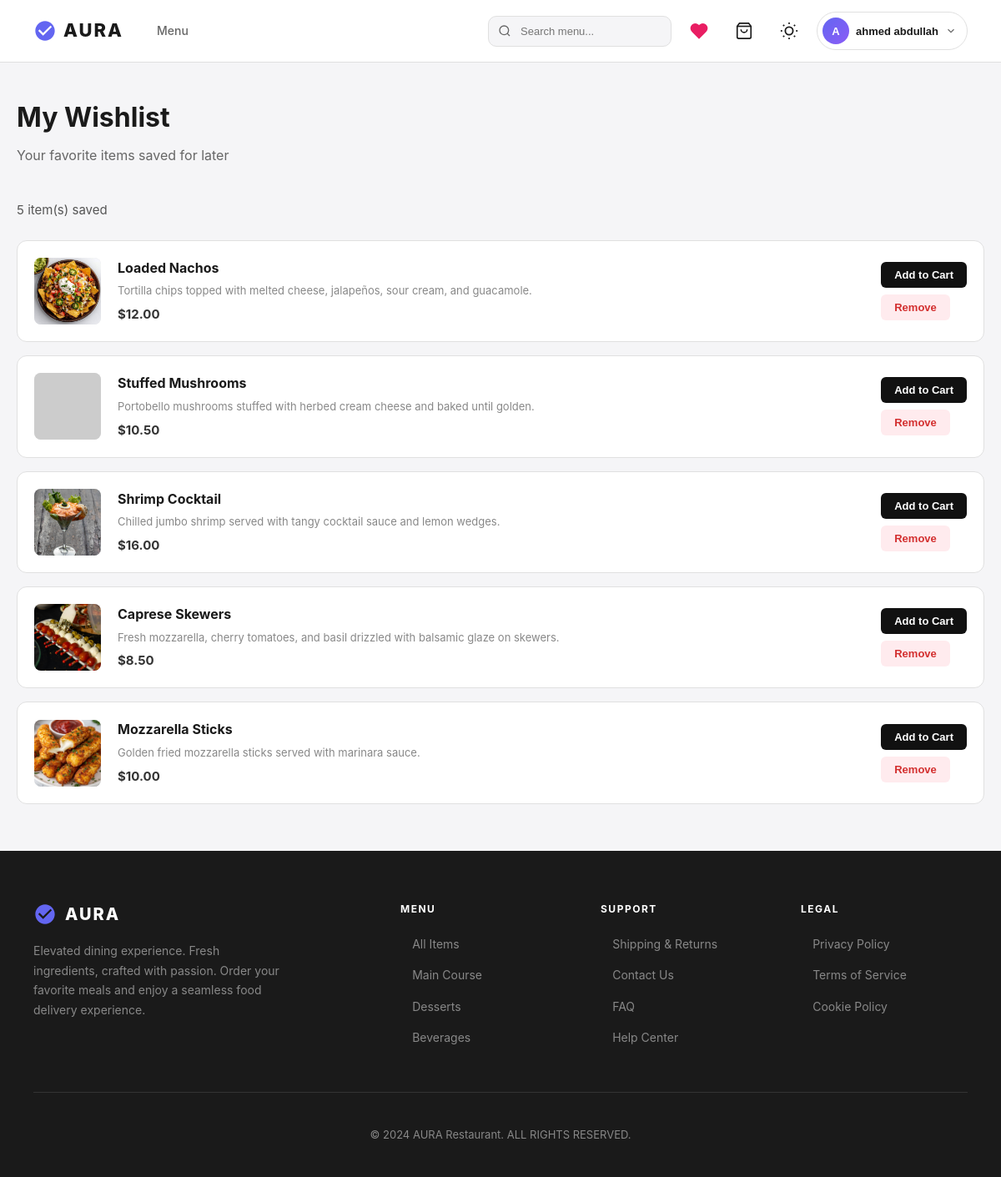
Screenshot of /customer/wishlist (signed in) with the database file from the repository.
### app/models/user.py (models this page shows, shortened)
class User(UserMixin, db.Model):   # UserMixin provides correct Flask-Login integration
    __tablename__ = 'users'
    id           = db.Column(db.Integer, primary_key=True)
    username     = db.Column(db.String(80), unique=True, nullable=False)
    email        = db.Column(db.String(120), unique=True, nullable=False)
    password_hash = db.Column(db.String(256), nullable=False)
    phone        = db.Column(db.String(20))
    address      = db.Column(db.Text)
    created_at   = db.Column(db.DateTime, default=datetime.utcnow)
    orders  = db.relationship('Order',  back_populates='customer', lazy=True, cascade='all, delete-orphan')
    reviews = db.relationship('Review', back_populates='customer', lazy=True, cascade='all, delete-orphan')

### app/models/menu_item.py (models this page shows, shortened)
class MenuItem(db.Model):
    __tablename__ = 'menu_items'
    id = db.Column(db.Integer, primary_key=True)
    name = db.Column(db.String(100), nullable=False)
    description = db.Column(db.Text)
    price = db.Column(db.Numeric(10, 2), nullable=False)
    category = db.Column(db.Enum(Category), nullable=False)
    image_url = db.Column(db.String(255))
    is_available = db.Column(db.Boolean, default=True)
    stock_quantity = db.Column(db.Integer, default=10)  # ← NEW: Available stock
    preparation_time = db.Column(db.Integer, default=15)
    calories = db.Column(db.Integer)
    ingredients = db.Column(db.Text)
    created_at = db.Column(db.DateTime, default=db.func.current_timestamp())
    order_items = db.relationship('OrderItem', backref='menu_item', lazy=True)
    reviews = db.relationship('Review', backref='menu_item', lazy=True, cascade='all, delete-orphan')
    def __repr__(self):
        return f'<MenuItem {self.name}>'
    @property
    def available_stock(self):
        from app.models.orders import Order, OrderStatus
        from app.models.order_item import OrderItem
        pending = db.session.query(db.func.sum(OrderItem.quantity)).join(
            Order, OrderItem.order_id == Order.id
        ).filter(
            OrderItem.menu_item_id == self.id,
            Order.status.in_([OrderStatus.PENDING, OrderStatus.CONFIRMED])
        ).scalar() or 0
        return max(0, self.stock_quantity - pending)

### app/routes/customer.py (the view)
@customer_bp.route('/wishlist')
@login_required
def wishlist():
    try:
        print(f"[DEBUG] Loading wishlist for user_id={current_user.id}, username={current_user.username}")
        result = WishlistService.get_user_wishlist(current_user.id)
        print(f"[DEBUG] WishlistService result: success={result.success}, data_count={len(result.data) if result.data else 0}")
        if not result.success:
            flash(result.error, 'warning')
            return render_template('cart/wishlist.html', wishlist_items=[])
        return render_template('cart/wishlist.html', wishlist_items=result.data)
    except Exception as e:
        import traceback
        print(f"[DEBUG] WISHLIST ROUTE ERROR: {e}")
        traceback.print_exc()
        flash(f'Wishlist error: {str(e)}', 'danger')
        return render_template('cart/wishlist.html', wishlist_items=[])

### app/repositories/wishlist_repository.py (called while the page is built)
    @staticmethod
    def get_by_customer(customer_id):
        return Wishlist.query.filter_by(customer_id=customer_id).all()

### app/services/base_service.py (called while the page is built)
    @classmethod
    def ok(cls, data=None, message=None):
        return cls(success=True, data=data, message=message)

### app/services/wishlist_service.py (called while the page is built)
    @staticmethod
    def get_user_wishlist(customer_id):
        wishlist_items = WishlistRepository.get_by_customer(customer_id)
        print(f"[DEBUG] WishlistService.get_user_wishlist: Found {len(wishlist_items)} raw entries for customer_id={customer_id}")
        items = []
        for entry in wishlist_items:
            print(f"[DEBUG] Processing entry id={entry.id}, menu_item_id={entry.menu_item_id}, menu_item={entry.menu_item}")
            if entry.menu_item:
                items.append({
                    'id': entry.id,
                    'menu_item': entry.menu_item,
                    'added_at': entry.created_at
                })
            else:
                print(f"[DEBUG] WARNING: entry.menu_item is None for wishlist_id={entry.id}")
        print(f"[DEBUG] Returning {len(items)} valid wishlist items")
        return ServiceResult.ok(data=items)

### app/templates/cart/wishlist.html (shortened to what this page needs)
{% extends "base.html" %}
{% block content %}
<div style="max-width:1200px;margin:0 auto;padding:40px 20px">
  <h1 style="font-size:32px;font-weight:700;margin-bottom:8px">My Wishlist</h1>
  <p style="color:#666;margin-bottom:40px">Your favorite items saved for later</p>
  {% if wishlist_items %}
    <p style="color:#555;margin-bottom:24px;font-size:15px">{{ wishlist_items|length }} item(s) saved</p>
    {% for entry in wishlist_items %}
    {% set mi = entry.menu_item %}
    <div style="background:#fff;padding:20px;border-radius:12px;border:1px solid #e0e0e0;margin-bottom:16px;display:flex;gap:20px;align-items:center">
      <div style="width:80px;height:80px;background:#e8e8e8;border-radius:8px;overflow:hidden;flex-shrink:0">
        {% if mi %}
          {% if mi.image_url %}
            <img src="{{ url_for('static', filename=mi.image_url.replace('static/', '')) }}"
                 alt="{{ mi.name }}"
                 style="width:100%;height:100%;object-fit:cover"
                 onerror="this.src='https://via.placeholder.com/80x80?text=Food'">
          {% else %}
            <img src="https://via.placeholder.com/80x80?text={{ mi.name | urlencode }}" style="width:100%;height:100%;object-fit:cover">
          {% endif %}
        {% else %}
          <img src="https://via.placeholder.com/80x80?text=Unavailable" style="width:100%;height:100%;object-fit:cover">
        {% endif %}
      </div>
      <div style="flex:1;min-width:0">
        <h3 style="font-size:16px;font-weight:700;margin-bottom:4px">
          {% if mi %}
          <a href="{{ url_for('customer.product_details', id=mi.id) }}" style="color:inherit;text-decoration:none;">
            {{ mi.name }}
          </a>
          {% else %}
          <span style="color:#999">Item no longer available</span>
          {% endif %}
        </h3>
        {% if mi and mi.description %}
          <p style="color:#888;font-size:13px;margin-bottom:6px;white-space:nowrap;overflow:hidden;text-overflow:ellipsis">
            {{ mi.description }}
          </p>
        {% endif %}
        {% if mi %}
          <p style="color:#333;font-weight:700;font-size:15px">${{ "%.2f"|format(mi.price|float) }}</p>
        {% endif %}
      </div>
      <div style="display:flex;flex-direction:column;gap:8px;flex-shrink:0">
        {% if mi and mi.available_stock > 0 %}
        <form action="{{ url_for('customer.add_to_cart') }}" method="POST">
          <button type="submit"
                  style="padding:8px 16px;background:#111;color:#fff;border:none;border-radius:6px;cursor:pointer;font-weight:600;font-size:13px;white-space:nowrap">
            Add to Cart
          </button>
        </form>
        {% else %}
        <button disabled
                style="padding:8px 16px;background:#e0e0e0;color:#999;border:none;border-radius:6px;font-weight:600;font-size:13px;white-space:nowrap;cursor:not-allowed">
          Out of Stock
        </button>
        {% endif %}
        <form action="{{ url_for('customer.remove_from_wishlist', wishlist_id=entry.id) }}" method="POST">
          <button type="submit"
                  style="padding:8px 16px;background:#ffebee;color:#d32f2f;border:none;border-radius:6px;cursor:pointer;font-weight:600;font-size:13px;white-space:nowrap">
            Remove
          </button>
        </form>
      </div>
    </div>
    {% endfor %}
  {% endif %}
</div>
{% endblock %}

### app/templates/base.html (shortened to what this page needs)
<!DOCTYPE html>
<html lang="en" data-theme="light">
<head>
<link rel="stylesheet" href="{{ url_for('static', filename='css/style.css') }}">
</head>
<body>
<nav class="nav">
  <div class="nav-left">
    <a href="{{ url_for('main.home') }}" class="logo">
      <svg viewBox="0 0 24 24"><path d="M12 2C6.48 2 2 6.48 2 12s4.48 10 10 10 10-4.48 10-10S17.52 2 12 2zm-2 15l-5-5 1.41-1.41L10 14.17l7.59-7.59L19 8l-9 9z"/></svg>
      AURA
    </a>
    <ul class="links">
      <li><a href="{{ url_for('customer.menu') }}" class="{% if request.endpoint == 'customer.menu' %}active{% endif %}">Menu</a></li>
    </ul>
  </div>
  <div class="nav-right">
    <form class="nav-search" action="{{ url_for('customer.search') }}" method="GET">
      <input type="text" name="q" placeholder="Search menu..." value="{{ search_query or '' }}">
    </form>
    {% if current_user.is_authenticated %}
    <a href="{{ url_for('customer.wishlist') }}" class="nav-icon-btn wishlist-btn {% if request.endpoint == 'customer.wishlist' %}active{% endif %}" title="My Wishlist">
      <svg viewBox="0 0 24 24"><path d="M20.84 4.61a5.5 5.5 0 0 0-7.78 0L12 5.67l-1.06-1.06a5.5 5.5 0 0 0-7.78 7.78l1.06 1.06L12 21.23l7.78-7.78 1.06-1.06a5.5 5.5 0 0 0 0-7.78z"/></svg>
    </a>
    {% endif %}
    {% if current_user.is_authenticated %}
    <a href="{{ url_for('customer.cart') }}" class="nav-icon-btn cart-icon-wrap" title="Cart">
      <svg viewBox="0 0 24 24"><path d="M6 2L3 6v14a2 2 0 0 0 2 2h14a2 2 0 0 0 2-2V6l-3-4z"/><line x1="3" y1="6" x2="21" y2="6"/><path d="M16 10a4 4 0 0 1-8 0"/></svg>
    </a>
    {% endif %}
    <button class="nav-icon-btn theme-toggle" onclick="toggleTheme()" title="Toggle Dark Mode">
    </button>
    {% if current_user.is_authenticated %}
    <div class="profile-dropdown" id="profileDropdown">
      <button class="profile-btn" onclick="toggleProfileDropdown()">
        <div class="profile-avatar">{{ current_user.username[0]|upper }}</div>
        <span class="profile-name">{{ current_user.username }}</span>
        <svg class="profile-arrow" viewBox="0 0 24 24"><polyline points="6 9 12 15 18 9"/></svg>
      </button>
    </div>
    {% else %}
    <a href="{{ url_for('auth.login') }}" class="btn btn-primary" style="padding:8px 20px;font-size:13px;border-radius:8px;background:var(--c2);color:#fff;font-weight:600;text-decoration:none">Login</a>
    {% endif %}
  </div>
</nav>
{% block content %}{% endblock %}
<footer class="footer">
  <div class="f-grid">
    <div>
      <div class="f-brand">
        <svg viewBox="0 0 24 24"><path d="M12 2C6.48 2 2 6.48 2 12s4.48 10 10 10 10-4.48 10-10S17.52 2 12 2zm-2 15l-5-5 1.41-1.41L10 14.17l7.59-7.59L19 8l-9 9z"/></svg>
        AURA
      </div>
      <p class="f-desc">Elevated dining experience. Fresh ingredients, crafted with passion. Order your favorite meals and enjoy a seamless food delivery experience.</p>
    </div>
    <div>
      <div class="f-title">Menu</div>
      <ul class="f-links">
        <li><a href="{{ url_for('customer.menu') }}">All Items</a></li>
        <li><a href="{{ url_for('customer.menu', category='main_course') }}">Main Course</a></li>
        <li><a href="{{ url_for('customer.menu', category='desserts') }}">Desserts</a></li>
        <li><a href="{{ url_for('customer.menu', category='beverages') }}">Beverages</a></li>
      </ul>
    </div>
    <div>
      <div class="f-title">Support</div>
      <ul class="f-links">
        <li><a href="#">Shipping & Returns</a></li>
        <li><a href="#">Contact Us</a></li>
        <li><a href="#">FAQ</a></li>
        <li><a href="#">Help Center</a></li>
      </ul>
    </div>
    <div>
      <div class="f-title">Legal</div>
      <ul class="f-links">
        <li><a href="#">Privacy Policy</a></li>
        <li><a href="#">Terms of Service</a></li>
        <li><a href="#">Cookie Policy</a></li>
      </ul>
    </div>
  </div>
  <div class="f-copy">&copy; 2024 AURA Restaurant. ALL RIGHTS RESERVED.</div>
</footer>
</body>
</html>

### app/static/css/style.css (style rules this page uses)
:root { --c1:#1a1a1a; --c2:#6366f1; --cg:#666; --cl:#888; --cb:#e0e0e0; --cw:#fff; --bg:#f5f5f7; --r:8px; --tr:all .3s; }
* { margin:0;padding:0;box-sizing:border-box }
body { font-family:-apple-system,BlinkMacSystemFont,'Segoe UI',Roboto,sans-serif;background:var(--bg);color:var(--c1);line-height:1.6 }
a { text-decoration:none;color:inherit }
img { max-width:100%;display:block }
.nav { display:flex;justify-content:space-between;align-items:center;padding:16px 40px;background:var(--cw);border-bottom:1px solid #f0f0f0;position:sticky;top:0;z-index:100 }
.logo { font-size:20px;font-weight:700;letter-spacing:3px }
.links { display:flex;gap:32px;list-style:none }
.links a { color:var(--cg);font-size:13px;font-weight:500;transition:var(--tr) }
.footer { background:var(--c1);color:var(--cw);padding:40px }
.f-grid { display:grid;grid-template-columns:2fr 1fr 1fr 1fr;gap:32px;max-width:1200px;margin:0 auto }
.f-brand { font-size:18px;font-weight:700;letter-spacing:2px;margin-bottom:12px }
.f-desc { font-size:13px;color:var(--cl);line-height:1.6 }
.f-title { font-size:12px;font-weight:600;text-transform:uppercase;letter-spacing:1px;margin-bottom:16px }
.f-links { list-style:none }
.f-links li { margin-bottom:10px }
.f-links a { color:var(--cl);font-size:13px;transition:var(--tr) }
.f-copy { text-align:center;padding-top:32px;margin-top:32px;border-top:1px solid #333;font-size:12px;color:var(--cl) }

### rows the page displays
User: username "A", username "ahmed abdullah"
MenuItem: image_url+name (picture), name "Loaded Nachos", description "Tortilla chips topped with melted cheese, jalapeños, sour cream, and guacamole.", price "12.00"
MenuItem: name "Stuffed Mushrooms", description "Portobello mushrooms stuffed with herbed cream cheese and baked until golden.", price "10.50"
MenuItem: image_url+name (picture), name "Shrimp Cocktail", description "Chilled jumbo shrimp served with tangy cocktail sauce and lemon wedges.", price "16.00"
MenuItem: image_url+name (picture), name "Caprese Skewers", description "Fresh mozzarella, cherry tomatoes, and basil drizzled with balsamic glaze on skewers.", price "8.50"
MenuItem: image_url+name (picture), name "Mozzarella Sticks", description "Golden fried mozzarella sticks served with marinara sauce.", price "10.00"

### other values shown
{{ wishlist_items|length }} "5"
